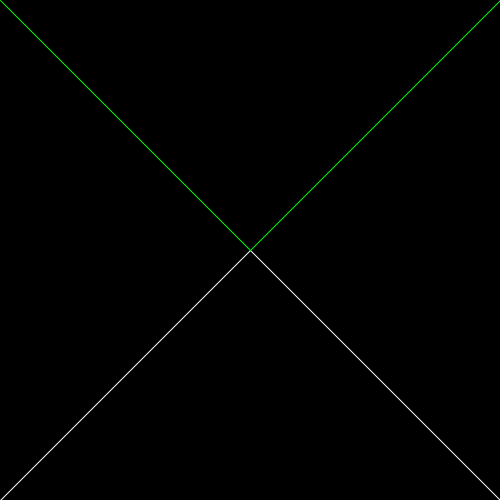
Frame 1 (no input)
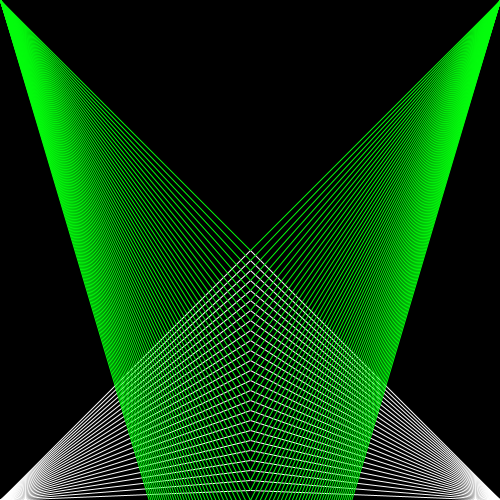
Frame 60 (the mouse pressed at the canvas centre just before this capture)
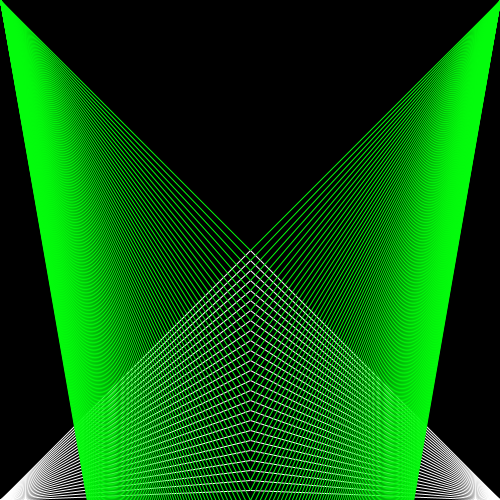
Frame 120 (the mouse held since frame 60 and released just before this capture)

The Processing sketch that drew these frames (run headless with seeded random() and noise(); from frame 60 on, the mouse is pressed at the canvas centre):

// Processing sketch: processing_22681
// ── processing_22681.pde

int y = 250; 
int x = 250;
void setup()
{
  size (500, 500);
  background(0, 0, 0);
  strokeWeight (1);
  smooth ();
}
void draw ()
{
  stroke (255);
  line (0,500,250,y);
  line (250,y,500,500);
  stroke (3,252,12);
  line (0, 0, 250, y);
  line (250, y, 500, 0);
  y = y+10;
  
  
}
